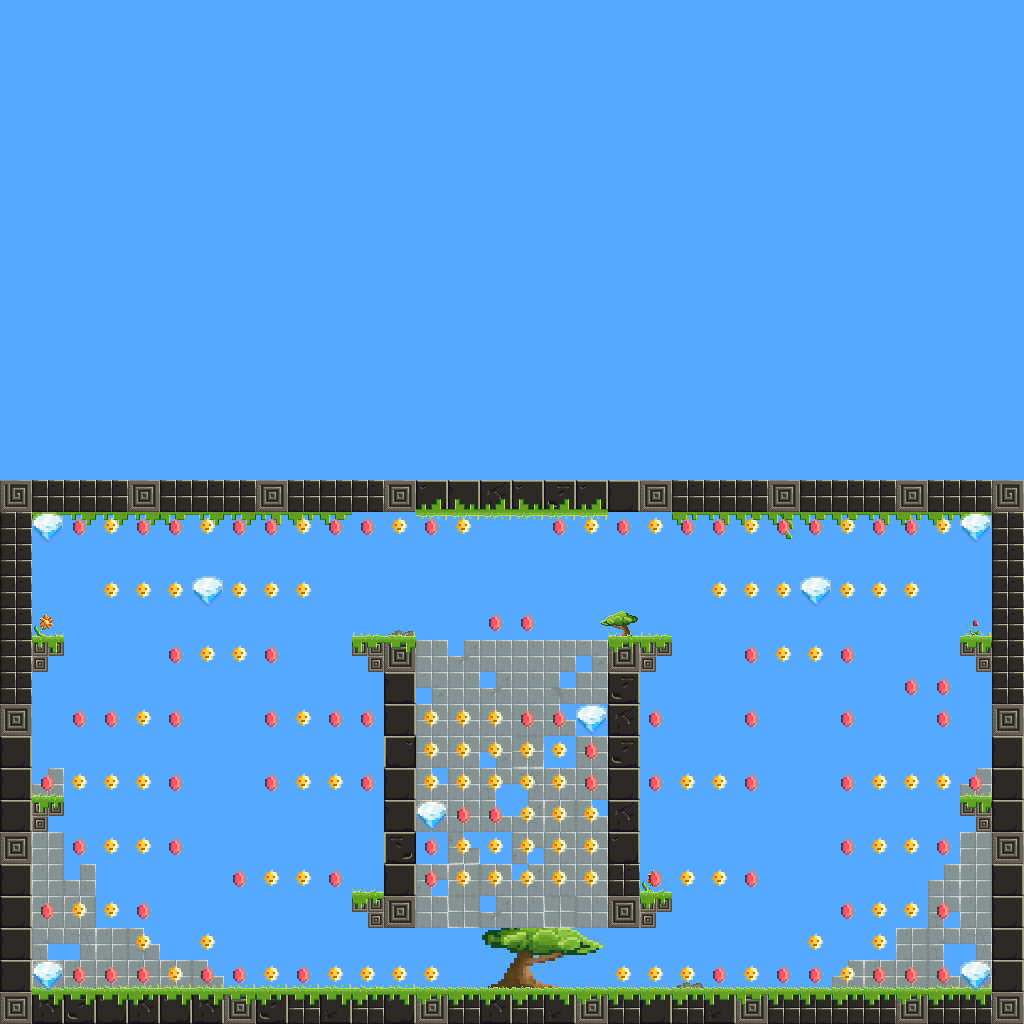

This game map was drawn from its Tiled (.tmx) file and the tilesets committed beside it. A one-line description and the trimmed map source follow:
An orthogonal 32x32 tile map with 32x32 px tiles, 4 tile layers (background, block, foreground, collectable_2), 2 hidden layers not drawn and 87 objects (28x Platform, 12x Switch, 9x Hub, 8x Trap, 6x Launcher, ...).

<map version="1.0" orientation="orthogonal" renderorder="right-down" width="32" height="32" tilewidth="32" tileheight="32" backgroundcolor="#55aaff" nextobjectid="213">
 <properties>
  <property name="CrownSharing" value="0.0" />
  <property name="GoldRespawn" value="OnTrigger" />
  <property name="Timer" value="2" />
 </properties>
 <tileset firstgid="1" name="jungle_tiles" tilewidth="32" tileheight="32" tilecount="128" columns="16">
  <image source="../jungle_tiles.png" width="512" height="256" />
  <tile id="72">
   <properties>
    <property name="collectable" value="True" />
    <property name="type" value="coin" />
   </properties>
  </tile>
  <tile id="73">
   <properties>
    <property name="Trap" value="Pick" />
   </properties>
   <objectgroup draworder="index" />
  </tile>
  <tile id="74">
   <properties>
    <property name="type" value="ruby" />
   </properties>
  </tile>
  <tile id="75">
   <properties>
    <property name="type" value="diamond" />
   </properties>
  </tile>
 </tileset>
 <layer name="background" width="32" height="32">
  <data>[1024 cells, 102 non-empty, 24 distinct tile ids]</data>
 </layer>
 <layer name="block" width="32" height="32">
  <data>[1024 cells, 120 non-empty, 10 distinct tile ids]</data>
 </layer>
 <layer name="foreground" width="32" height="32">
  <data>[1024 cells, 106 non-empty, 6 distinct tile ids]</data>
 </layer>
 <layer name="collectable_1" width="32" height="32" visible="0">
  <properties>
   <property name="Hub" value="HUB01" />
   <property name="ONaction" value="invisible" />
   <property name="defaultON" value="true" />
  </properties>
  <data>[1024 cells, 0 non-empty, 0 distinct tile ids]</data>
 </layer>
 <layer name="collectable_2" width="32" height="32">
  <properties>
   <property name="Hub" value="" />
   <property name="ONaction" value="visible" />
   <property name="defaultON" value="true" />
  </properties>
  <data>[1024 cells, 173 non-empty, 3 distinct tile ids]</data>
 </layer>
 <objectgroup name="Collision">
  <object id="1" x="0" y="992" width="1024" height="32" />
  <object id="2" x="416" y="480" width="608" height="32" />
  <object id="3" x="0" y="480" width="416" height="32" />
  <object id="4" x="0" y="512" width="32" height="480" />
  <object id="7" x="992" y="512" width="32" height="480" />
  <object id="55" x="608" y="640" width="32" height="288" />
  <object id="56" x="384" y="640" width="32" height="288" />
  <object id="82" x="640" y="640">
   <polygon points="0,0 32,0 0,32" />
  </object>
  <object id="83" x="640" y="896">
   <polygon points="0,0 32,0 0,32" />
  </object>
  <object id="84" x="32" y="800">
   <polygon points="0,0 32,0 0,32" />
  </object>
  <object id="85" x="32" y="640">
   <polygon points="0,0 32,0 0,32" />
  </object>
  <object id="86" x="352" y="640">
   <polygon points="32,0 0,0 32,32" />
  </object>
  <object id="87" x="352" y="896">
   <polygon points="32,0 0,0 32,32" />
  </object>
  <object id="88" x="960" y="640">
   <polygon points="32,0 0,0 32,32" />
  </object>
  <object id="89" x="960" y="800">
   <polygon points="32,0 0,0 32,32" />
  </object>
 </objectgroup>
 <objectgroup color="#00ff00" name="Entities" />
 <objectgroup color="#a40505" name="InteractiveObjects">
  <object id="35" name="HUB05" type="Hub" x="480" y="416" width="64" height="64">
   <properties>
    <property name="ID" value="HUB05" />
    <property name="Threshold" value="0.95" />
   </properties>
   <ellipse />
  </object>
  <object id="37" name="HUB04" type="Hub" x="1024" y="960" width="32" height="32">
   <properties>
    <property name="ID" value="HUB04" />
    <property name="Threshold" value="0.95" />
   </properties>
   <ellipse />
  </object>
  <object id="65" name="HUB02" type="Hub" x="384" y="448" width="32" height="32">
   <properties>
    <property name="ID" value="HUB02" />
    <property name="Threshold" value="0.95" />
   </properties>
   <ellipse />
  </object>
  <object id="68" name="HUB03" type="Hub" x="608" y="448" width="32" height="32">
   <properties>
    <property name="ID" value="HUB03" />
    <property name="Threshold" value="0.95" />
   </properties>
   <ellipse />
  </object>
  <object id="74" name="HUB01" type="Hub" x="-32" y="960" width="32" height="32">
   <properties>
    <property name="ID" value="HUB01" />
    <property name="Threshold" value="0.95" />
   </properties>
   <ellipse />
  </object>
  <object id="108" name="Spike" type="Trap" x="32" y="960" width="288" height="32">
   <properties>
    <property name="Hub_in" value="HUB05" />
    <property name="Subtype" value="Spike" />
    <property name="Triggerable" value="True" />
    <property name="defaultON" value="true" />
    <property name="intervalOFF" value="2" />
    <property name="intervalON" value="2" />
   </properties>
  </object>
  <object id="109" name="Spike" type="Trap" x="704" y="960" width="288" height="32">
   <properties>
    <property name="Hub_in" value="HUB05" />
    <property name="Subtype" value="Spike" />
    <property name="Triggerable" value="True" />
    <property name="defaultON" value="true" />
    <property name="intervalOFF" value="2" />
    <property name="intervalON" value="2" />
   </properties>
  </object>
  <object id="110" name="Invisible" type="Switch" x="416" y="808" width="192" height="24">
   <properties>
    <property name="Hub_out" value="HUB02" />
    <property name="Subtype" value="invisible_switch" />
    <property name="weight" value="150" />
   </properties>
  </object>
  <object id="111" name="Invisible" type="Switch" x="416" y="712" width="192" height="24">
   <properties>
    <property name="Hub_out" value="HUB03" />
    <property name="Subtype" value="invisible_switch" />
    <property name="weight" value="150" />
   </properties>
  </object>
  <object id="112" name="Invisible" type="Switch" x="32" y="961" width="352" height="24">
   <properties>
    <property name="Hub_in" value="HUB05" />
    <property name="Hub_out" value="HUB01" />
    <property name="Parent" type="int" value="0" />
    <property name="Subtype" value="invisible_switch" />
    <property name="isEnabledByDefault" type="bool" value="false" />
    <property name="weight" value="150" />
   </properties>
  </object>
  <object id="113" name="Invisible" type="Switch" x="640" y="961" width="352" height="24">
   <properties>
    <property name="Hub_in" value="HUB05" />
    <property name="Hub_out" value="HUB04" />
    <property name="Parent" type="int" value="0" />
    <property name="Subtype" value="invisible_switch" />
    <property name="isEnabledByDefault" type="bool" value="false" />
    <property name="weight" value="150" />
   </properties>
  </object>
  <object id="141" name="Spike" type="Trap" x="928" y="686" width="96" height="32" rotation="-180">
   <properties>
    <property name="Hub_in" value="HUB07" />
    <property name="Parent" type="int" value="118" />
    <property name="Subtype" value="Spike" />
    <property name="Triggerable" value="True" />
    <property name="defaultON" value="false" />
    <property name="intervalOFF" value="2" />
    <property name="intervalON" value="2" />
   </properties>
  </object>
  </objectgroup>
 <objectgroup color="#3fd8fa" name="MovingPlatforms">
  <!-- 37 objects omitted --></objectgroup>
 <layer name="additional-preview" width="32" height="32" visible="0">
  <data>[1024 cells, 18 non-empty, 1 distinct tile ids]</data>
 </layer>
 <objectgroup name="Spawners">
  <!-- 3 objects omitted --></objectgroup>
</map>
<!-- 60 of 87 objects omitted -->